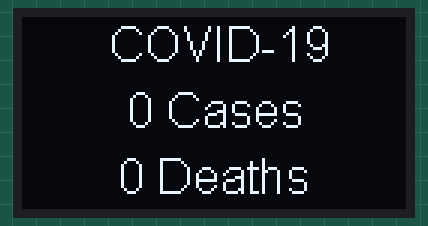
The sketch below on a simulated ESP32. Shown: 128×64 one-colour display. WiFi joins after 1.5 s; servers stay silent unless stated; uploads are accepted with an empty reply; what the sketch prints to the serial monitor is not drawn.

Above: at 6.3 s.

The sketch:

ESP32_Rest_API_OLED.ino
```cpp
//Proto G Engineering www.youtube.com/c/protog42 3/26/2020

#include <WiFi.h>
#include "SSD1306.h"
#include <HTTPClient.h>
#include <ArduinoJson.h>

SSD1306  display(0x3C, 5, 4);

const char* ssid = "YOUR WIFI SSID";
const char* password =  "YOUR WIFI PASSWORD";


void setup() {

  Serial.begin(115200);
  delay(4000);
  WiFi.begin(ssid, password);

  while (WiFi.status() != WL_CONNECTED) {
    delay(1000);
    Serial.println("Connecting to WiFi..");
  }

  Serial.println("Connected to the WiFi network");

  display.init();

  //display.flipScreenVertically();
  display.setFont(ArialMT_Plain_10);
  display.clear();

}

void loop() {

  if ((WiFi.status() == WL_CONNECTED)) { //Check the current connection status

    HTTPClient http;

    http.begin("https://services1.arcgis.com/0MSEUqKaxRlEPj5g/ArcGIS/rest/services/Coronavirus_2019_nCoV_Cases/FeatureServer/1/query?where=OBJECTID%3E0&objectIds=298&time=&geometry=&geometryType=esriGeometryEnvelope&inSR=&spatialRel=esriSpatialRelIntersects&resultType=none&distance=0.0&units=esriSRUnit_Meter&returnGeodetic=false&outFields=Province_State%2C+Confirmed%2C+Deaths&returnGeometry=false&featureEncoding=esriDefault&multipatchOption=xyFootprint&maxAllowableOffset=&geometryPrecision=&outSR=&datumTransformation=&applyVCSProjection=false&returnIdsOnly=false&returnUniqueIdsOnly=false&returnCountOnly=false&returnExtentOnly=false&returnQueryGeometry=false&returnDistinctValues=false&cacheHint=false&orderByFields=&groupByFieldsForStatistics=&outStatistics=&having=&resultOffset=&resultRecordCount=&returnZ=false&returnM=false&returnExceededLimitFeatures=true&quantizationParameters=&sqlFormat=none&f=pjson&token="); //Specify the URL
    int httpCode = http.GET();                                        //Make the request

    if (httpCode > 0) { //Check for the returning code


      const size_t capacity = JSON_ARRAY_SIZE(1) + JSON_ARRAY_SIZE(3) + JSON_OBJECT_SIZE(1) + 2 * JSON_OBJECT_SIZE(2) + JSON_OBJECT_SIZE(3) + 2 * JSON_OBJECT_SIZE(6) + 2 * JSON_OBJECT_SIZE(7) + 590;
      DynamicJsonDocument doc(capacity);

      String payload = http.getString();

      const char* json = payload.c_str();

      deserializeJson(doc, json);

      const char* objectIdFieldName = doc["objectIdFieldName"]; // "OBJECTID"

      const char* uniqueIdField_name = doc["uniqueIdField"]["name"]; // "OBJECTID"
      bool uniqueIdField_isSystemMaintained = doc["uniqueIdField"]["isSystemMaintained"]; // true

      const char* globalIdFieldName = doc["globalIdFieldName"]; // ""
      const char* geometryType = doc["geometryType"]; // "esriGeometryPoint"

      int spatialReference_wkid = doc["spatialReference"]["wkid"]; // 4326
      int spatialReference_latestWkid = doc["spatialReference"]["latestWkid"]; // 4326

      JsonArray fields = doc["fields"];

      JsonObject fields_0 = fields[0];
      const char* fields_0_name = fields_0["name"]; // "Province_State"
      const char* fields_0_type = fields_0["type"]; // "esriFieldTypeString"
      const char* fields_0_alias = fields_0["alias"]; // "Province/State"
      const char* fields_0_sqlType = fields_0["sqlType"]; // "sqlTypeOther"
      int fields_0_length = fields_0["length"]; // 8000

      JsonObject fields_1 = fields[1];
      const char* fields_1_name = fields_1["name"]; // "Confirmed"
      const char* fields_1_type = fields_1["type"]; // "esriFieldTypeInteger"
      const char* fields_1_alias = fields_1["alias"]; // "Confirmed"
      const char* fields_1_sqlType = fields_1["sqlType"]; // "sqlTypeOther"

      JsonObject fields_2 = fields[2];
      const char* fields_2_name = fields_2["name"]; // "Deaths"
      const char* fields_2_type = fields_2["type"]; // "esriFieldTypeInteger"
      const char* fields_2_alias = fields_2["alias"]; // "Deaths"
      const char* fields_2_sqlType = fields_2["sqlType"]; // "sqlTypeOther"

      JsonObject features_0_attributes = doc["features"][0]["attributes"];
      const char* features_0_attributes_Province_State = features_0_attributes["Province_State"]; // "Florida"
      int features_0_attributes_Confirmed = features_0_attributes["Confirmed"]; // 1978
      int features_0_attributes_Deaths = features_0_attributes["Deaths"]; // 23

      Serial.print("Origin: ");
      Serial.println(features_0_attributes_Province_State);
      Serial.print("Confirmed:");
      Serial.println(features_0_attributes_Confirmed);
      Serial.print("Deaths:");
      Serial.println(features_0_attributes_Deaths);

      display.clear();
      display.setColor(WHITE);
      display.setTextAlignment(TEXT_ALIGN_CENTER);
      display.setFont(ArialMT_Plain_16);
      display.drawString(64, 0, String(features_0_attributes_Province_State) + " COVID-19");
      display.drawString(64, 22, String(features_0_attributes_Confirmed) + " Cases");
      display.drawString(64, 44, String(features_0_attributes_Deaths) + " Deaths");
      display.display();
    }

    else {
      Serial.println("Error on HTTP request");
    }

    http.end(); //Free the resources


  }

  delay(10000);

}
```
